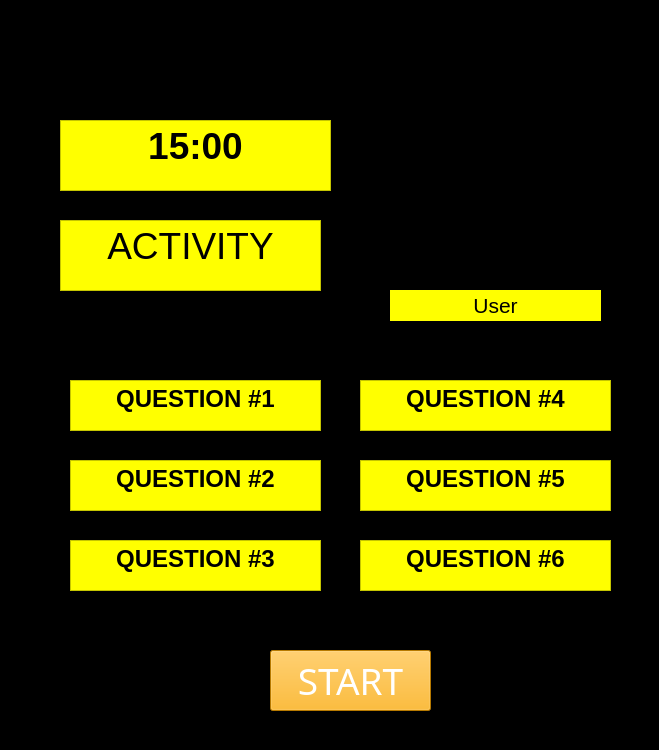
<?xml version="1.0" encoding="UTF-8"?>
<ui version="4.0">
 <class>Form</class>
 <widget class="QWidget" name="Form">
  <property name="geometry">
   <rect>
    <x>0</x>
    <y>0</y>
    <width>659</width>
    <height>750</height>
   </rect>
  </property>
  <property name="windowTitle">
   <string>Form</string>
  </property>
  <property name="styleSheet">
   <string notr="true">background-color: rgb(0, 0, 0);</string>
  </property>
  <widget class="QTextBrowser" name="text1">
   <property name="geometry">
    <rect>
     <x>60</x>
     <y>220</y>
     <width>261</width>
     <height>71</height>
    </rect>
   </property>
   <property name="styleSheet">
    <string notr="true">background-color: rgb(255, 255, 0);</string>
   </property>
   <property name="html">
    <string>&lt;!DOCTYPE HTML PUBLIC &quot;-//W3C//DTD HTML 4.0//EN&quot; &quot;http://www.w3.org/TR/REC-html40/strict.dtd&quot;&gt;
&lt;html&gt;&lt;head&gt;&lt;meta name=&quot;qrichtext&quot; content=&quot;1&quot; /&gt;&lt;style type=&quot;text/css&quot;&gt;
p, li { white-space: pre-wrap; }
&lt;/style&gt;&lt;/head&gt;&lt;body style=&quot; font-family:'MS Shell Dlg 2'; font-size:8.25pt; font-weight:400; font-style:normal;&quot;&gt;
&lt;p align=&quot;center&quot; style=&quot; margin-top:0px; margin-bottom:0px; margin-left:0px; margin-right:0px; -qt-block-indent:0; text-indent:0px;&quot;&gt;&lt;span style=&quot; font-size:28pt;&quot;&gt;ACTIVITY&lt;/span&gt;&lt;/p&gt;&lt;/body&gt;&lt;/html&gt;</string>
   </property>
  </widget>
  <widget class="QPushButton" name="start">
   <property name="geometry">
    <rect>
     <x>270</x>
     <y>650</y>
     <width>161</width>
     <height>61</height>
    </rect>
   </property>
   <property name="font">
    <font>
     <family>Roman</family>
     <pointsize>28</pointsize>
    </font>
   </property>
   <property name="styleSheet">
    <string notr="true">background-color: rgb(255, 170, 0);
color: rgb(255, 255, 255);</string>
   </property>
   <property name="text">
    <string>START</string>
   </property>
  </widget>
  <widget class="QLabel" name="label_2">
   <property name="geometry">
    <rect>
     <x>390</x>
     <y>290</y>
     <width>211</width>
     <height>31</height>
    </rect>
   </property>
   <property name="font">
    <font>
     <pointsize>16</pointsize>
    </font>
   </property>
   <property name="styleSheet">
    <string notr="true">background-color: rgb(255, 255, 0);</string>
   </property>
   <property name="text">
    <string>User</string>
   </property>
   <property name="alignment">
    <set>Qt::AlignCenter</set>
   </property>
  </widget>
  <widget class="QTextBrowser" name="q1">
   <property name="geometry">
    <rect>
     <x>70</x>
     <y>380</y>
     <width>251</width>
     <height>51</height>
    </rect>
   </property>
   <property name="styleSheet">
    <string notr="true">background-color: rgb(255, 255, 0);</string>
   </property>
   <property name="html">
    <string>&lt;!DOCTYPE HTML PUBLIC &quot;-//W3C//DTD HTML 4.0//EN&quot; &quot;http://www.w3.org/TR/REC-html40/strict.dtd&quot;&gt;
&lt;html&gt;&lt;head&gt;&lt;meta name=&quot;qrichtext&quot; content=&quot;1&quot; /&gt;&lt;style type=&quot;text/css&quot;&gt;
p, li { white-space: pre-wrap; }
&lt;/style&gt;&lt;/head&gt;&lt;body style=&quot; font-family:'MS Shell Dlg 2'; font-size:8.25pt; font-weight:400; font-style:normal;&quot;&gt;
&lt;p align=&quot;center&quot; style=&quot; margin-top:0px; margin-bottom:0px; margin-left:0px; margin-right:0px; -qt-block-indent:0; text-indent:0px;&quot;&gt;&lt;span style=&quot; font-size:18pt; font-weight:600;&quot;&gt;QUESTION #1&lt;/span&gt;&lt;/p&gt;&lt;/body&gt;&lt;/html&gt;</string>
   </property>
  </widget>
  <widget class="QTextBrowser" name="text2">
   <property name="geometry">
    <rect>
     <x>70</x>
     <y>460</y>
     <width>251</width>
     <height>51</height>
    </rect>
   </property>
   <property name="styleSheet">
    <string notr="true">background-color: rgb(255, 255, 0);</string>
   </property>
   <property name="html">
    <string>&lt;!DOCTYPE HTML PUBLIC &quot;-//W3C//DTD HTML 4.0//EN&quot; &quot;http://www.w3.org/TR/REC-html40/strict.dtd&quot;&gt;
&lt;html&gt;&lt;head&gt;&lt;meta name=&quot;qrichtext&quot; content=&quot;1&quot; /&gt;&lt;style type=&quot;text/css&quot;&gt;
p, li { white-space: pre-wrap; }
&lt;/style&gt;&lt;/head&gt;&lt;body style=&quot; font-family:'MS Shell Dlg 2'; font-size:8.25pt; font-weight:400; font-style:normal;&quot;&gt;
&lt;p align=&quot;center&quot; style=&quot; margin-top:0px; margin-bottom:0px; margin-left:0px; margin-right:0px; -qt-block-indent:0; text-indent:0px;&quot;&gt;&lt;span style=&quot; font-size:18pt; font-weight:600;&quot;&gt;QUESTION #2&lt;/span&gt;&lt;/p&gt;&lt;/body&gt;&lt;/html&gt;</string>
   </property>
  </widget>
  <widget class="QTextBrowser" name="text3">
   <property name="geometry">
    <rect>
     <x>70</x>
     <y>540</y>
     <width>251</width>
     <height>51</height>
    </rect>
   </property>
   <property name="styleSheet">
    <string notr="true">background-color: rgb(255, 255, 0);</string>
   </property>
   <property name="html">
    <string>&lt;!DOCTYPE HTML PUBLIC &quot;-//W3C//DTD HTML 4.0//EN&quot; &quot;http://www.w3.org/TR/REC-html40/strict.dtd&quot;&gt;
&lt;html&gt;&lt;head&gt;&lt;meta name=&quot;qrichtext&quot; content=&quot;1&quot; /&gt;&lt;style type=&quot;text/css&quot;&gt;
p, li { white-space: pre-wrap; }
&lt;/style&gt;&lt;/head&gt;&lt;body style=&quot; font-family:'MS Shell Dlg 2'; font-size:8.25pt; font-weight:400; font-style:normal;&quot;&gt;
&lt;p align=&quot;center&quot; style=&quot; margin-top:0px; margin-bottom:0px; margin-left:0px; margin-right:0px; -qt-block-indent:0; text-indent:0px;&quot;&gt;&lt;span style=&quot; font-size:18pt; font-weight:600;&quot;&gt;QUESTION #3&lt;/span&gt;&lt;/p&gt;&lt;/body&gt;&lt;/html&gt;</string>
   </property>
  </widget>
  <widget class="QTextBrowser" name="text4">
   <property name="geometry">
    <rect>
     <x>360</x>
     <y>380</y>
     <width>251</width>
     <height>51</height>
    </rect>
   </property>
   <property name="styleSheet">
    <string notr="true">background-color: rgb(255, 255, 0);</string>
   </property>
   <property name="html">
    <string>&lt;!DOCTYPE HTML PUBLIC &quot;-//W3C//DTD HTML 4.0//EN&quot; &quot;http://www.w3.org/TR/REC-html40/strict.dtd&quot;&gt;
&lt;html&gt;&lt;head&gt;&lt;meta name=&quot;qrichtext&quot; content=&quot;1&quot; /&gt;&lt;style type=&quot;text/css&quot;&gt;
p, li { white-space: pre-wrap; }
&lt;/style&gt;&lt;/head&gt;&lt;body style=&quot; font-family:'MS Shell Dlg 2'; font-size:8.25pt; font-weight:400; font-style:normal;&quot;&gt;
&lt;p align=&quot;center&quot; style=&quot; margin-top:0px; margin-bottom:0px; margin-left:0px; margin-right:0px; -qt-block-indent:0; text-indent:0px;&quot;&gt;&lt;span style=&quot; font-size:18pt; font-weight:600;&quot;&gt;QUESTION #4&lt;/span&gt;&lt;/p&gt;&lt;/body&gt;&lt;/html&gt;</string>
   </property>
  </widget>
  <widget class="QTextBrowser" name="text5">
   <property name="geometry">
    <rect>
     <x>360</x>
     <y>460</y>
     <width>251</width>
     <height>51</height>
    </rect>
   </property>
   <property name="styleSheet">
    <string notr="true">background-color: rgb(255, 255, 0);</string>
   </property>
   <property name="html">
    <string>&lt;!DOCTYPE HTML PUBLIC &quot;-//W3C//DTD HTML 4.0//EN&quot; &quot;http://www.w3.org/TR/REC-html40/strict.dtd&quot;&gt;
&lt;html&gt;&lt;head&gt;&lt;meta name=&quot;qrichtext&quot; content=&quot;1&quot; /&gt;&lt;style type=&quot;text/css&quot;&gt;
p, li { white-space: pre-wrap; }
&lt;/style&gt;&lt;/head&gt;&lt;body style=&quot; font-family:'MS Shell Dlg 2'; font-size:8.25pt; font-weight:400; font-style:normal;&quot;&gt;
&lt;p align=&quot;center&quot; style=&quot; margin-top:0px; margin-bottom:0px; margin-left:0px; margin-right:0px; -qt-block-indent:0; text-indent:0px;&quot;&gt;&lt;span style=&quot; font-size:18pt; font-weight:600;&quot;&gt;QUESTION #5&lt;/span&gt;&lt;/p&gt;&lt;/body&gt;&lt;/html&gt;</string>
   </property>
  </widget>
  <widget class="QTextBrowser" name="text6">
   <property name="geometry">
    <rect>
     <x>360</x>
     <y>540</y>
     <width>251</width>
     <height>51</height>
    </rect>
   </property>
   <property name="styleSheet">
    <string notr="true">background-color: rgb(255, 255, 0);</string>
   </property>
   <property name="html">
    <string>&lt;!DOCTYPE HTML PUBLIC &quot;-//W3C//DTD HTML 4.0//EN&quot; &quot;http://www.w3.org/TR/REC-html40/strict.dtd&quot;&gt;
&lt;html&gt;&lt;head&gt;&lt;meta name=&quot;qrichtext&quot; content=&quot;1&quot; /&gt;&lt;style type=&quot;text/css&quot;&gt;
p, li { white-space: pre-wrap; }
&lt;/style&gt;&lt;/head&gt;&lt;body style=&quot; font-family:'MS Shell Dlg 2'; font-size:8.25pt; font-weight:400; font-style:normal;&quot;&gt;
&lt;p align=&quot;center&quot; style=&quot; margin-top:0px; margin-bottom:0px; margin-left:0px; margin-right:0px; -qt-block-indent:0; text-indent:0px;&quot;&gt;&lt;span style=&quot; font-size:18pt; font-weight:600;&quot;&gt;QUESTION #6&lt;/span&gt;&lt;/p&gt;&lt;/body&gt;&lt;/html&gt;</string>
   </property>
  </widget>
  <widget class="QTextBrowser" name="q1_2">
   <property name="geometry">
    <rect>
     <x>60</x>
     <y>120</y>
     <width>271</width>
     <height>71</height>
    </rect>
   </property>
   <property name="styleSheet">
    <string notr="true">background-color: rgb(255, 255, 0);</string>
   </property>
   <property name="html">
    <string>&lt;!DOCTYPE HTML PUBLIC &quot;-//W3C//DTD HTML 4.0//EN&quot; &quot;http://www.w3.org/TR/REC-html40/strict.dtd&quot;&gt;
&lt;html&gt;&lt;head&gt;&lt;meta name=&quot;qrichtext&quot; content=&quot;1&quot; /&gt;&lt;style type=&quot;text/css&quot;&gt;
p, li { white-space: pre-wrap; }
&lt;/style&gt;&lt;/head&gt;&lt;body style=&quot; font-family:'MS Shell Dlg 2'; font-size:8.25pt; font-weight:400; font-style:normal;&quot;&gt;
&lt;p align=&quot;center&quot; style=&quot; margin-top:0px; margin-bottom:0px; margin-left:0px; margin-right:0px; -qt-block-indent:0; text-indent:0px;&quot;&gt;&lt;span style=&quot; font-size:28pt; font-weight:600;&quot;&gt;15:00&lt;/span&gt;&lt;/p&gt;&lt;/body&gt;&lt;/html&gt;</string>
   </property>
  </widget>
  <widget class="QLabel" name="lbl_camera">
   <property name="geometry">
    <rect>
     <x>390</x>
     <y>70</y>
     <width>211</width>
     <height>201</height>
    </rect>
   </property>
   <property name="text">
    <string>TextLabel</string>
   </property>
   <property name="scaledContents">
    <bool>true</bool>
   </property>
  </widget>
 </widget>
 <resources/>
 <connections/>
</ui>
